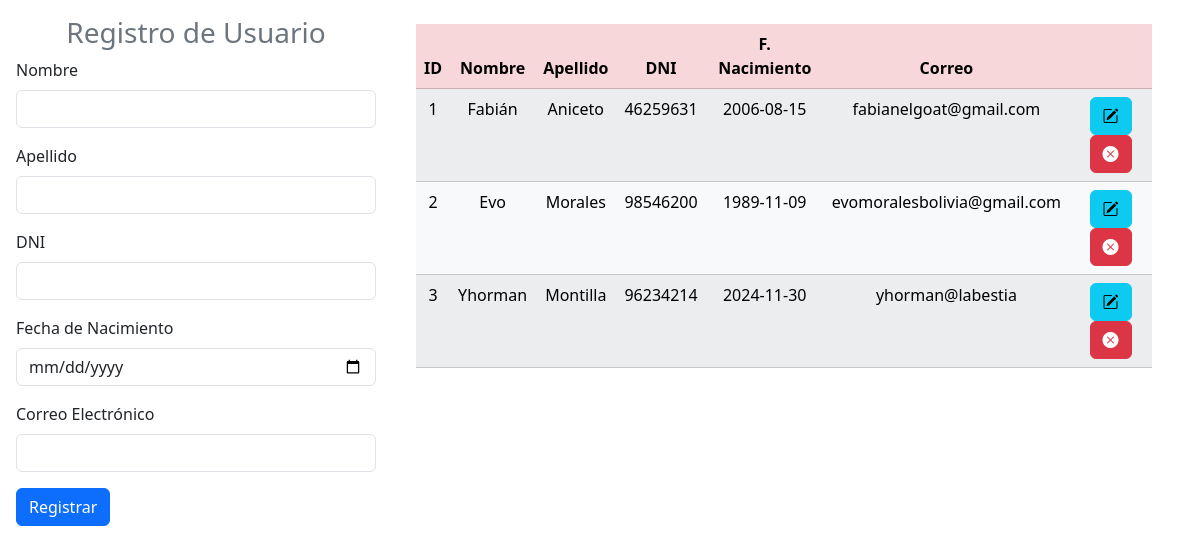
Screenshot of /CRUD/index.php with the database file from the repository.
### tables this page shows
CREATE TABLE `usuario` (
  `ID` int(10) NOT NULL,
  `Nombre` varchar(50) NOT NULL,
  `Apellido` varchar(50) NOT NULL,
  `DNI` int(10) NOT NULL,
  `Nacimiento` date NOT NULL,
  `Email` varchar(200) NOT NULL
);

### CRUD/index.php (the view, shortened to what this page needs)
<!DOCTYPE html>
<html lang="en">
<head>
    <link rel="stylesheet" href="./modelo/css/bootstrap.css">
    <link rel="stylesheet" href="./modelo/css/style.css">
</head>
<body>
    <div class="container-fluid row">
    <form class="col-4" style="padding: 1rem;" method="post">
        <h3 class="text-center text-secondary">Registro de Usuario</h3>
        <div class="mb-3">
            <label class="form-label">Nombre</label>
            <input type="text" class="form-control" name="nombre">
        </div>
        <div class="mb-3">
            <label class="form-label">Apellido</label>
            <input type="text" class="form-control" name="apellido">
        </div>
        <div class="mb-3">
            <label class="form-label">DNI</label>
            <input type="text" class="form-control" name="dni">
        </div>
        <div class="mb-3">
            <label class="form-label">Fecha de Nacimiento</label>
            <input type="date" class="form-control" name="fdn">
        </div>
        <div class="mb-3">
            <label class="form-label">Correo Electrónico</label>
            <input type="email" class="form-control" name="correo">
        </div>
        <button type="submit" class="btn btn-primary" name="btnregistro" value="ok">Registrar</button>
        </form>
        <div class="col-8 p-4">
            <table class="table table-light table-striped text-center">
                <thead class="table-danger">
                <tr>
                    <th scope="col">ID</th>
                    <th scope="col">Nombre</th>
                    <th scope="col">Apellido</th>
                    <th scope="col">DNI</th>
                    <th scope="col">F. Nacimiento</th>
                    <th scope="col">Correo</th>
                    <th></th>
                </tr>
                </thead>
                <tbody>
                    <?php
                    include "modelo/conexion.php";
                    $sql = $conexion->query("SELECT * FROM usuario");
                    while ($datos = $sql->fetch_object()) { ?>
                    <tr>
                        <td> <?= $datos->ID; ?> </td>
                        <td><?= $datos->Nombre; ?></td>
                        <td><?= $datos->Apellido; ?></td>
                        <td><?= $datos->DNI; ?></td>
                        <td><?= $datos->Nacimiento; ?></td>
                        <td><?= $datos->Email; ?></td>
                        <td>
                            <a href="" class="btn btn-small btn-info"><i class="bi bi-pencil-square"></i></a>
                            <a href="" class="btn btn-small btn-danger"><i class="bi bi-x-circle-fill style="></i></a>
                        </td>
                    </tr>
                    <?php }
                    ?>
                </tbody>
            </table>
        </div>
    </div>
</body>
</html>

### rows the page displays
usuario: ID "1", Nombre "Fabián", Apellido "Aniceto", DNI "46259631", Nacimiento "2006-08-15", Email "fabianelgoat@gmail.com"
usuario: ID "2", Nombre "Evo", Apellido "Morales", DNI "98546200", Nacimiento "1989-11-09", Email "evomoralesbolivia@gmail.com"
usuario: ID "3", Nombre "Yhorman", Apellido "Montilla", DNI "96234214", Nacimiento "2024-11-30", Email "yhorman@labestia"
